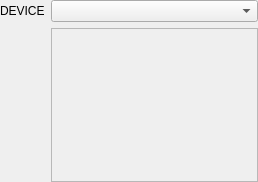
<?xml version="1.0" encoding="UTF-8"?>
<ui version="4.0">
 <class>PSConfigureWidget</class>
 <widget class="QWidget" name="PSConfigureWidget">
  <property name="geometry">
   <rect>
    <x>0</x>
    <y>0</y>
    <width>258</width>
    <height>182</height>
   </rect>
  </property>
  <property name="windowTitle">
   <string>StreamWidget</string>
  </property>
  <layout class="QVBoxLayout" name="verticalLayout_2">
   <property name="leftMargin">
    <number>0</number>
   </property>
   <property name="topMargin">
    <number>0</number>
   </property>
   <property name="rightMargin">
    <number>0</number>
   </property>
   <property name="bottomMargin">
    <number>0</number>
   </property>
   <item>
    <layout class="QFormLayout" name="formLayout">
     <item row="0" column="0">
      <widget class="QLabel" name="label">
       <property name="text">
        <string>DEVICE</string>
       </property>
      </widget>
     </item>
     <item row="0" column="1">
      <widget class="QComboBox" name="deviceComboBox"/>
     </item>
     <item row="1" column="1">
      <widget class="QPlainTextEdit" name="plainTextEdit">
       <property name="enabled">
        <bool>false</bool>
       </property>
      </widget>
     </item>
    </layout>
   </item>
  </layout>
 </widget>
 <layoutdefault spacing="6" margin="11"/>
 <resources/>
 <connections/>
</ui>
